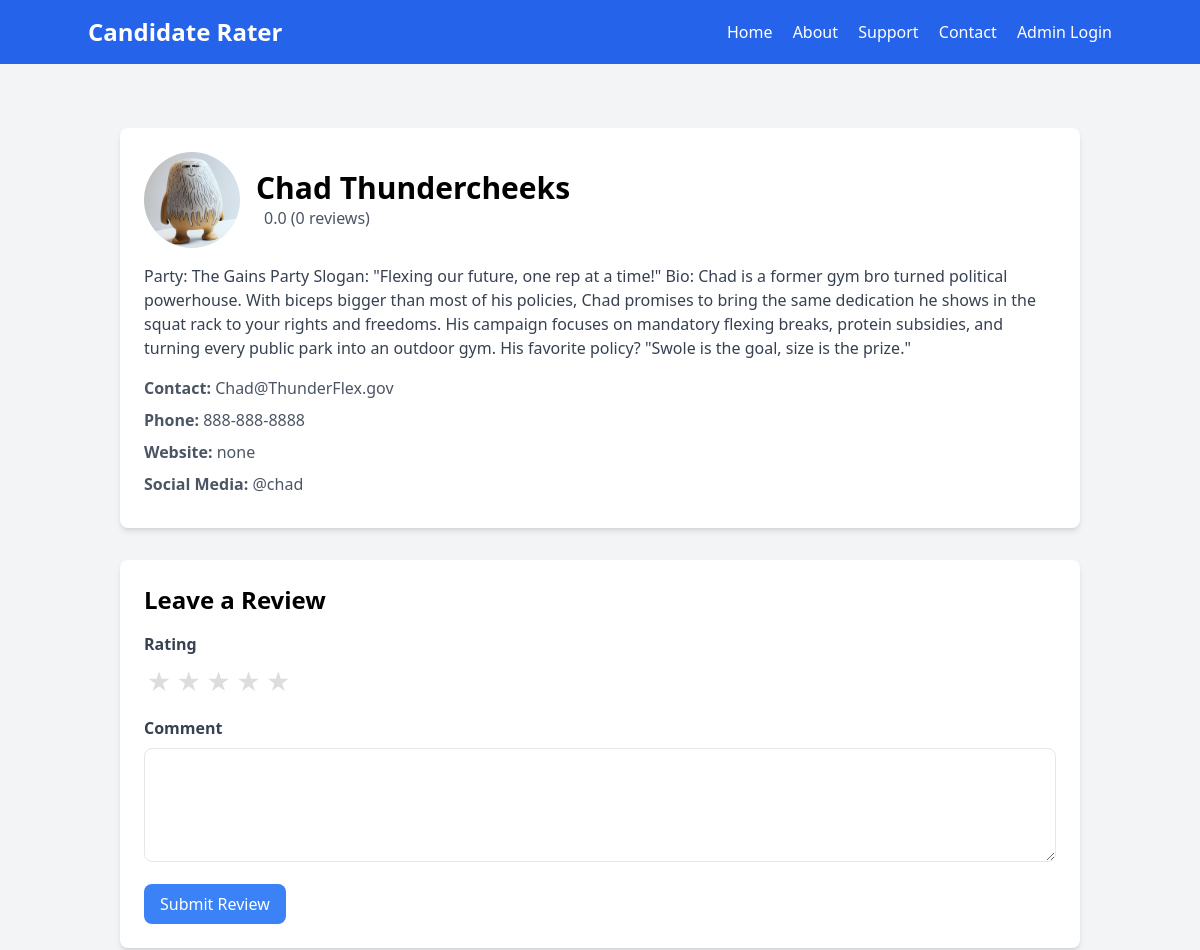
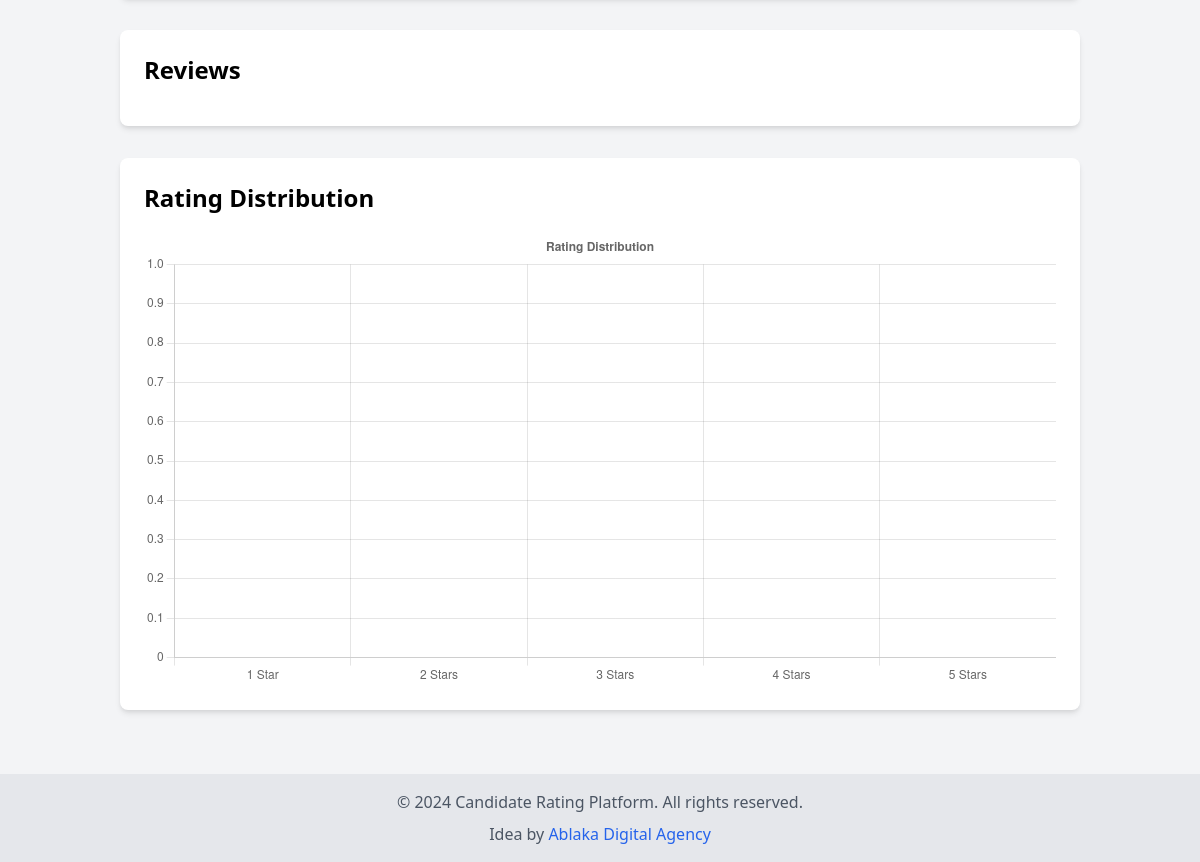
/candidate/2, run on the app's committed database (2 pictures, top to bottom).
### models.py (models this page shows, shortened)
class Candidate(db.Model):
    id = db.Column(db.Integer, primary_key=True)
    name = db.Column(db.String(100), nullable=False)
    bio = db.Column(db.Text, nullable=False)
    contact = db.Column(db.String(100), nullable=False)
    photo = db.Column(db.String(100), nullable=False)
    phone = db.Column(db.Text, nullable=True)
    website = db.Column(db.Text, nullable=True)
    social_media = db.Column(db.Text, nullable=True)
    reviews = db.relationship('Review', backref='candidate', lazy=True)
    average_rating = db.Column(db.Float, default=0.0)
    btc_address = db.Column(db.String(100), nullable=True)
    youtube_snippet = db.Column(db.String(200), nullable=True)

### main.py (the view, shortened to what this page needs)
@app.route('/candidate/<int:id>', methods=['GET', 'POST'])
def candidate(id):
    candidate = Candidate.query.get_or_404(id)
    return render_template('candidate.html', candidate=candidate)

### templates/candidate.html (shortened to what this page needs)
{% extends "base.html" %}
{% block content %}
<div class="container mx-auto px-4 py-8">
    <div class="bg-white shadow-md rounded-lg overflow-hidden mb-8">
        <div class="p-6">
            <div class="flex items-center mb-4">
                <img src="{{ url_for('static', filename='img/' + candidate.photo) }}" alt="{{ candidate.name }}" class="w-24 h-24 object-cover rounded-full mr-4">
                <div>
                    <h1 class='text-3xl font-bold'><a href='https://www.google.com/search?q={{ candidate.name|urlencode }}' target='_blank' class='hover:underline'>{{ candidate.name }}</a></h1>
                    <div class="flex items-center">
                        <span class="text-gray-600">{{ "%.1f"|format(candidate.average_rating) }} ({{ candidate.reviews|length }} reviews)</span>
                    </div>
                </div>
            </div>
            <p class="text-gray-700 mb-4">{{ candidate.bio }}</p>
            <p class="text-gray-600 mb-2"><strong>Contact:</strong> {{ candidate.contact }}</p>
            <p class="text-gray-600 mb-2"><strong>Phone:</strong> {{ candidate.phone }}</p>
            <p class="text-gray-600 mb-2"><strong>Website:</strong> {{ candidate.website }}</p>
            <p class="text-gray-600 mb-2"><strong>Social Media:</strong> {{ candidate.social_media }}</p>
        </div>
    </div>
    <div class="bg-white shadow-md rounded-lg p-6 mb-8">
        <h2 class="text-2xl font-bold mb-4">Leave a Review</h2>
        <form action="{{ url_for('candidate', id=candidate.id) }}" method="POST">
            <div class="mb-4">
                <label for="rating" class="block text-gray-700 font-bold mb-2">Rating</label>
                <div class="rating-stars">
                    {% for i in range(5, 0, -1) %}
                    <label for="star{{ i }}">★</label>
                    {% endfor %}
                </div>
            </div>
            <div class="mb-4">
                <label for="comment" class="block text-gray-700 font-bold mb-2">Comment</label>
                <textarea id="comment" name="comment" rows="4" class="w-full px-3 py-2 text-gray-700 border rounded-lg focus:outline-none" required></textarea>
            </div>
            <div>
                <button type="submit" class="bg-blue-500 text-white px-4 py-2 rounded-lg hover:bg-blue-600 focus:outline-none focus:ring-2 focus:ring-blue-500 focus:ring-opacity-50">Submit Review</button>
            </div>
        </form>
    </div>
    <div class="bg-white shadow-md rounded-lg p-6 mb-8">
        <h2 class="text-2xl font-bold mb-4">Reviews</h2>
    </div>
    <div class="bg-white shadow-md rounded-lg p-6">
        <h2 class="text-2xl font-bold mb-4">Rating Distribution</h2>
        <canvas id="ratingChart" width="400" height="200"></canvas>
    </div>
</div>
{% endblock %}
{% block extra_js %}
<script>
document.addEventListener('DOMContentLoaded', function() {
    const stars = document.querySelectorAll('.rating-stars input');
    const starsContainer = document.querySelector('.rating-stars');
    function highlightStars(rating) {
        stars.forEach((star, index) => {
            if (index >= stars.length - rating) {
                star.nextElementSibling.classList.add('text-yellow-400');
            } else {
                star.nextElementSibling.classList.remove('text-yellow-400');
            }
        });
    }
    function clearStarHighlights() {
        stars.forEach(star => star.nextElementSibling.classList.remove('text-yellow-400'));
    }
    starsContainer.addEventListener('mouseover', function(e) {
        if (e.target.tagName === 'LABEL') {
            const rating = parseInt(e.target.getAttribute('for').replace('star', ''));
            highlightStars(rating);
        }
    });
    starsContainer.addEventListener('mouseout', function() {
        const selectedRating = document.querySelector('.rating-stars input:checked');
        if (selectedRating) {
            highlightStars(parseInt(selectedRating.value));
        } else {
            clearStarHighlights();
        }
    });
    stars.forEach(star => {
        star.addEventListener('change', function() {
            highlightStars(parseInt(this.value));
        });
    });
    // Create rating distribution chart
    const ctx = document.getElementById('ratingChart').getContext('2d');
    const ratingData = {{ candidate.reviews|map(attribute='rating')|list|tojson }};
    const ratingCounts = [0, 0, 0, 0, 0];
    ratingData.forEach(rating => ratingCounts[rating - 1]++);
    new Chart(ctx, {
        type: 'bar',
        data: {
            labels: ['1 Star', '2 Stars', '3 Stars', '4 Stars', '5 Stars'],
            datasets: [{
                label: 'Number of Ratings',
                data: ratingCounts,
                backgroundColor: 'rgba(75, 192, 192, 0.6)',
                borderColor: 'rgba(75, 192, 192, 1)',
                borderWidth: 1
            }]
        },
        options: {
            scales: {
                y: {
                    beginAtZero: true,
                    precision: 0
                }
            },
            plugins: {
                legend: {
                    display: false
                },
                title: {
                    display: true,
                    text: 'Rating Distribution'
                }
            }
        }
    });
});
</script>
{% endblock %}

### static/css/styles.css (style rules this page uses)
.rating-stars { display: inline-flex; }
.rating-stars label { cursor: pointer; padding: 0 0.1em; font-size: 1.5rem; }

### templates/candidate.html (style rules this page uses)
.rating-stars { display: inline-flex; flex-direction: row-reverse; }
.rating-stars label { cursor: pointer; font-size: 1.5rem; padding: 0 0.1em; color: #ddd; }

### data on the page
Candidate: photo (picture), name "Chad Thundercheeks", average_rating "0.0", bio "Party: The Gains Party Slogan: \"Flexing our future, one rep at a time!\" Bio: Chad is a former gym bro turned political powerhouse. With biceps bigger than most of his policies, Chad promises to bring the same dedication he shows in the squat rack to your rights and freedoms. His campaign focuses on mandatory flexing breaks, protein subsidies, and turning every public park into an outdoor gym. His favorite policy? \"Swole is the goal, size is the prize.\"", contact "Chad@ThunderFlex.gov", phone "888-888-8888", website "none", social_media "@chad"

### other printed values
{{ candidate.reviews|length }} "0"
